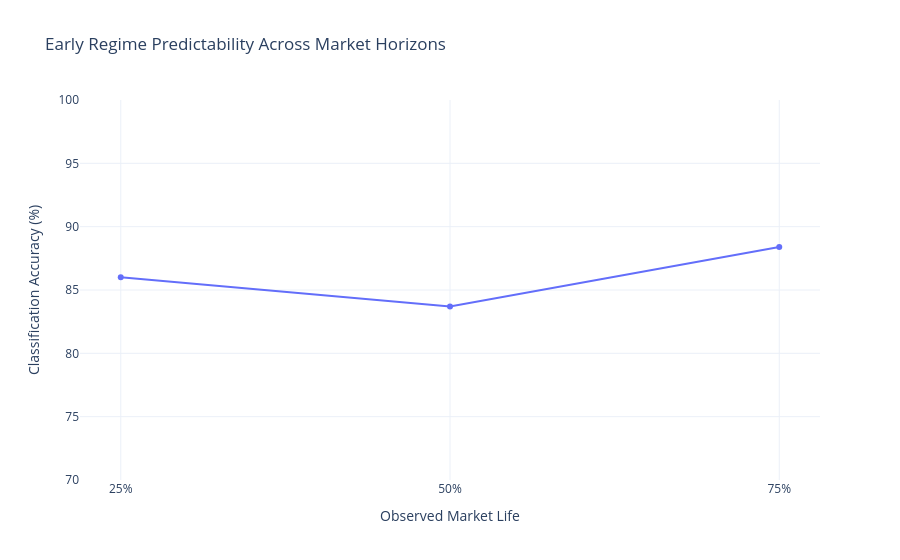

Here is the notebook cell this chart was saved with:
### Markdown cell above
# Results Summary

| Horizon | Model Accuracy | Best Feature | Best Feature Accuracy |
|----------|----------|----------|----------|
| 25% | 86.0% | Max Drawdown / Entropy | 86.0% |
| 50% | 83.7% | Probability Range / Max Drawdown / Entropy | 83.7% |
| 75% | 88.4% | Probability Range | 90.7% |

---

# Key Insights

### 1. Market regimes are detectable very early

Using only the first 25% of a market's life cycle, early market dynamics achieve approximately **86% classification accuracy**, indicating that regime characteristics emerge long before market resolution.

---

### 2. Information Processing markets behave differently from the beginning

Compared to Anchored / Noisy markets, Information Processing markets exhibit:

- Larger probability movements
- Higher entropy
- Larger drawdowns
- More reversals
- Faster convergence toward boundaries (0 or 1)

These differences are already visible during the earliest stages of market evolution.

---

### 3. Probability dynamics matter more than final probabilities

The strongest predictors are not the probability level itself, but rather how probabilities evolve through time.

The most informative features were:

- Probability Range
- Max Drawdown
- Entropy

suggesting that information-processing intensity is a defining characteristic of market behavior.

---

### 4. Most predictive information appears early

Classification accuracy remains relatively stable across horizons:

```text
25% → 86.0%
50% → 83.7%
75% → 88.4%
```

This suggests that markets do not gradually become different over time; instead, they appear to exhibit distinct information-processing dynamics from very early stages.

---

# Conclusion

Early probability trajectories contain sufficient information to distinguish structurally different market behaviors. The results suggest that market regimes are not merely post-hoc descriptions but can be identified using information available well before market resolution.

### Code cell
import plotly.express as px

accuracy_by_horizon = pd.DataFrame({
    "horizon": ["25%", "50%", "75%"],
    "accuracy": [86.0, 83.7, 88.4]
})

fig = px.line(
    accuracy_by_horizon,
    x="horizon",
    y="accuracy",
    markers=True,
    title="Early Regime Predictability Across Market Horizons"
)

fig.update_layout(
    xaxis_title="Observed Market Life",
    yaxis_title="Classification Accuracy (%)",
    yaxis_range=[70, 100],
    template="plotly_white"
)

fig.show()

### Figure 1 — Plotly figure (JSON) as saved in the notebook; plotly's stock layout.template omitted (floating-point values rounded to 4 significant figures)
{"data": [{"hovertemplate": "horizon=%{x}<br>accuracy=%{y}<extra></extra>", "legendgroup": "", "line": {"color": "#636efa", "dash": "solid"}, "marker": {"symbol": "circle"}, "mode": "lines+markers", "name": "", "orientation": "v", "showlegend": false, "type": "scatter", "x": ["25%", "50%", "75%"], "xaxis": "x", "y": [86.0, 83.7, 88.4], "yaxis": "y"}], "layout": {"legend": {"tracegroupgap": 0}, "title": {"text": "Early Regime Predictability Across Market Horizons"}, "xaxis": {"anchor": "y", "domain": [0, 1], "title": {"text": "Observed Market Life"}}, "yaxis": {"anchor": "x", "domain": [0, 1], "range": [70, 100], "title": {"text": "Classification Accuracy (%)"}}}}
